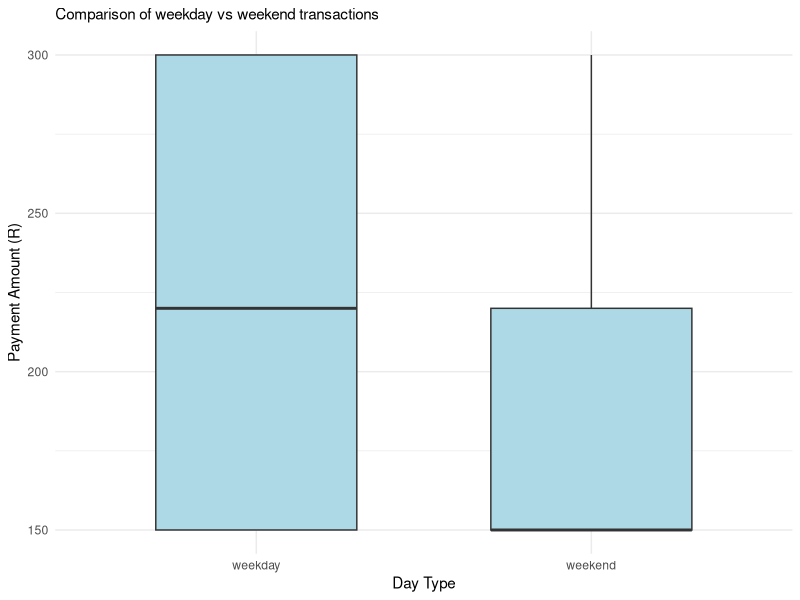

This figure's R source:
setwd('C:/Users/tshep/mobile_carwash/data/processed')
final_data=read.csv('final_data.csv', header = TRUE)

#AVERAGE PAYMENT DELAY: AVERAGE TIME DIFFERENCE BETWEEN SCHEDULED_DATE 
#AND PAYMENT_DATE 

#DATAFRAME OF ONLY COMPLETED BOOKINGS
completed=final_data[final_data$payment_status=='COMPLETED',]

#CONVERT TO DATETIME
completed$scheduled_date= as.Date(completed$scheduled_date)
completed$payment_date= as.Date(completed$payment_date)

#CALCULATE THE DELAY IN DAYS
completed$delay_days=as.numeric(
  difftime(completed$payment_date, completed$scheduled_date, units = 'days')
)

#AVERAGE DELAY
avg_delay=mean(completed$delay_days, na.rm = TRUE)#REMOVE NA VALUES BEFORE COMPUTING MEAN
avg_delay
setwd('C:/Users/tshep/mobile_carwash/data/statistics/payment_metrics')
write.csv(avg_delay, 'avg_delay.csv')

#PAYMENT TIMING PATTERNS: WEEKDAY VS WEEKEND
#revenue_daily_active$day_type=ifelse(
#  weekdays(revenue_daily_active$payment_date)%in% c("Saturday", "Sunday"),
#  "weekend", 
#  "weekday"
#)

completed$day_type= ifelse(
  weekdays(completed$payment_date)%in% c("Saturday", "Sunday"),
  "weekend",
  "weekday"
)

setwd('C:/Users/tshep/mobile_carwash/data/statistics/payment_metrics')
write.csv(completed, 'completed.csv')

#COUNT PAYMENTS BY DAY TYPE
payment_count= table(completed$day_type)
payment_count

#AVERAGE REVENUE  BY DAY TYPE
avg_amount= aggregate(
  payment_amount~day_type, data=completed, FUN = mean
)
avg_amount

#TOTAL REVENUE AMOUNT BY DAY TYPE
total_revenue=aggregate(payment_amount~day_type, data = completed, FUN = sum)
print(total_revenue)

payment_timing_summary=data.frame(
 day_type= c('weekday', 'weekend'),
 payment_count=as.numeric(payment_count),
 avg_amount=avg_amount$payment_amount,
 total_revenue=total_revenue$payment_amount
  
)
payment_timing_summary

write.csv(payment_timing_summary,"payment_timing_summary.csv")

# Bar plot
library(ggplot2)

ggplot(completed, aes(x = day_type, y = payment_amount, fill = day_type)) +
  geom_boxplot(width = 0.6, outlier.color = "#1f3a5f", outlier.size = 1.5,fill="lightblue") +
  labs(
    subtitle = "Comparison of weekday vs weekend transactions",
    x = "Day Type",
    y = "Payment Amount (R)"
  )+
  theme_minimal()
 
